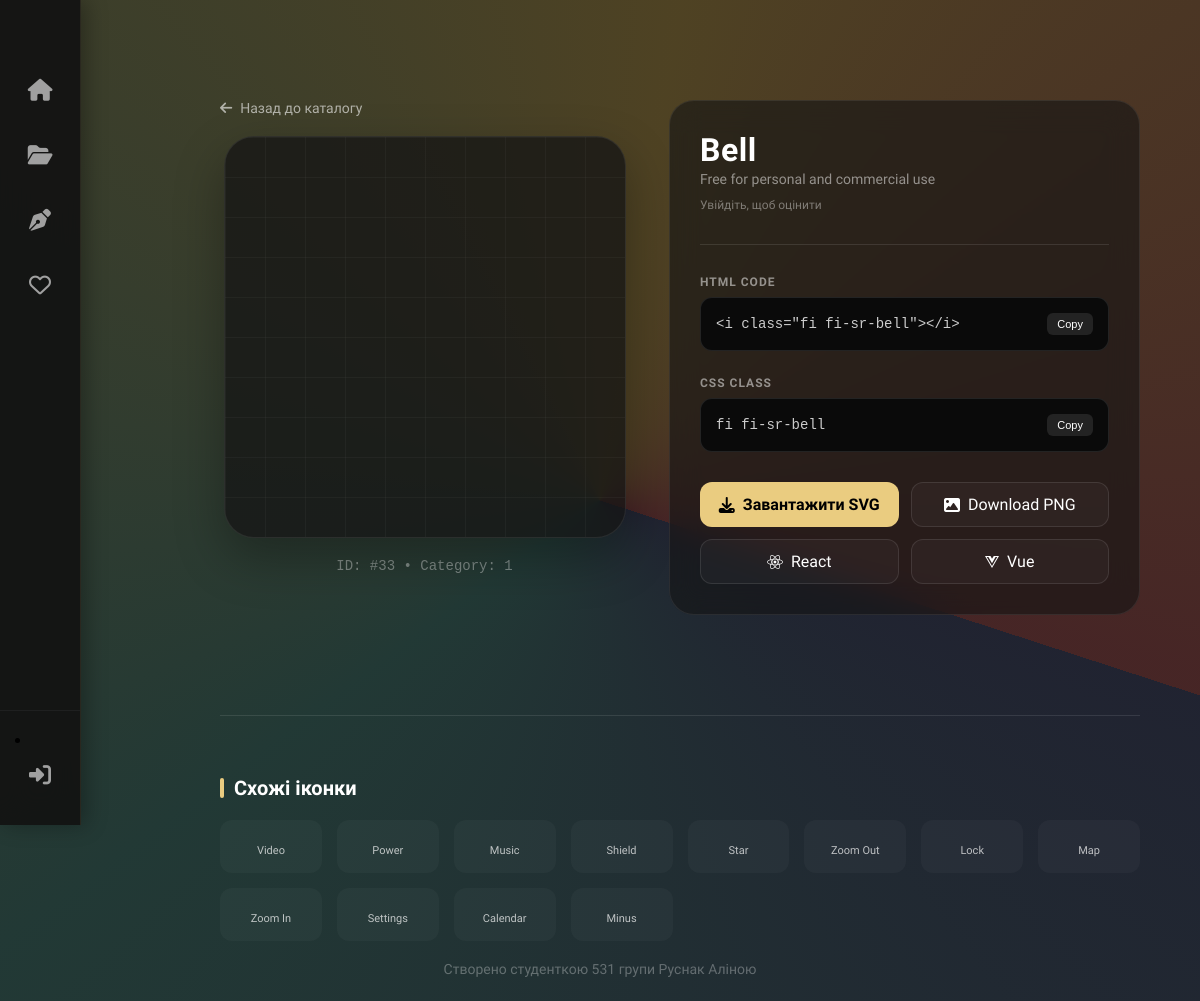
Screenshot of /php/icon.php?id=33 with the database file from the repository.
### tables this page shows
create table if not exists icon (
	id int auto_increment primary key,
    name varchar(100) not null,
	icon_class varchar(150),
	svg_path text,
    created_at TIMESTAMP DEFAULT CURRENT_TIMESTAMP, 
    
    category_id int not null,
foreign key (category_id) references category(id) on delete cascade
);

### php/icon.php (the view, shortened to what this page needs)
<?php
require_once 'db.php';
include 'header.php';
include "sidebar.php";
$iconId = intval($_GET['id']);
$stmt = $pdo->prepare("SELECT * FROM icon WHERE id = ?");
$stmt->execute([$iconId]);
$icon = $stmt->fetch();
$userRating = 0;
$relatedStmt = $pdo->prepare("SELECT * FROM icon WHERE category_id = ? AND id != ? ORDER BY RAND() LIMIT 12");
$relatedStmt->execute([$icon['category_id'], $iconId]);
$relatedIcons = $relatedStmt->fetchAll();
?>
<div class="container">
    <main class="main-content">
        <div class="icon-page">
            <div class="icon-preview-panel">
                <a href="home.php" class="back-btn-modern">
                    <i class="fa-solid fa-arrow-left"></i> Назад до каталогу
                </a>
                <div class="icon-preview-box" id="previewBox">
                </div>
                <div class="icon-preview-meta">
                    ID: #<?= $icon['id'] ?> &bull; Category: <?= $icon['category_id'] ?>
                </div>
            </div>
            <div class="icon-info-panel">
                <div class="icon-header">
                    <div>
                        <h1 class="icon-title" id="iconTitle"><?= htmlspecialchars($icon['name']) ?></h1>
                        <span style="color:rgba(255,255,255,0.5); font-size:14px;">Free for personal and commercial use</span>
                        <?php if(isset($_SESSION['user_id'])): ?>
                            <div class="rating-actions" style="margin-top: 15px; display: flex; gap: 8px; align-items: center;">
                                <button class="rate-btn like-btn <?= $userRating == 1 ? 'active' : '' ?>" data-id="<?= $iconId ?>" data-val="1">
                                    <i class="fa-solid fa-thumbs-up"></i>
                                </button>
                                <button class="rate-btn dislike-btn <?= $userRating == -1 ? 'active' : '' ?>" data-id="<?= $iconId ?>" data-val="-1">
                                    <i class="fa-solid fa-thumbs-down"></i>
                                </button>
                                <?php if($userRating != 0): ?>
                                    <button class="rate-btn remove-rating-btn" data-id="<?= $iconId ?>">
                                        <i class="fa-solid fa-xmark"></i> Забрати відгук
                                    </button>
                                <?php endif; ?>
                            </div>
                        <?php else: ?>
                            <p style="color:rgba(255,255,255,0.4); font-size:12px; margin-top:10px;">Увійдіть, щоб оцінити</p>
                        <?php endif; ?>
                    </div>
                </div>
                <div class="info-block">
                    <div class="block-title">HTML Code</div>
                    <div class="code-box">
                        <span>&lt;i class="<?= htmlspecialchars($icon['icon_class']) ?>"&gt;&lt;/i&gt;</span>
                        <button class="copy-mini-btn" onclick="copyText(this, '&lt;i class=\'<?= htmlspecialchars($icon['icon_class']) ?>\'&gt;&lt;/i&gt;')">Copy</button>
                    </div>
                </div>
                <div class="info-block">
                    <div class="block-title">CSS Class</div>
                    <div class="code-box">
                        <span><?= htmlspecialchars($icon['icon_class']) ?></span>
                        <button class="copy-mini-btn" onclick="copyText(this, '<?= htmlspecialchars($icon['icon_class']) ?>')">Copy</button>
                    </div>
                </div>
                <div class="download-grid">
                    <a href="download-svg.php?id=<?= $icon['id'] ?>" class="dl-btn primary">
                        <i class="fa-solid fa-download"></i> Завантажити SVG
                    </a>
                    <a href="#" class="dl-btn" onclick="alert('PNG download logic here')">
                        <i class="fa-solid fa-image"></i> Download PNG
                    </a>
                    <a href="#" class="dl-btn" onclick="alert('React component logic here')">
                        <i class="fa-brands fa-react"></i> React
                    </a>
                    <a href="#" class="dl-btn" onclick="alert('Vue component logic here')">
                        <i class="fa-brands fa-vuejs"></i> Vue
                    </a>
                </div>
            </div>
        </div>
        <?php if(count($relatedIcons) > 0): ?>
        <div class="related-section">
            <h3 class="related-title">Схожі іконки</h3>
            <div class="related-grid">
                <?php foreach($relatedIcons as $rel): ?>
                    <a href="icon.php?id=<?= $rel['id'] ?>" class="rel-item">
                        <span><?= htmlspecialchars($rel['name']) ?></span>
                    </a>
                <?php endforeach; ?>
            </div>
        </div>
        <?php endif; ?>
    </main>
</div>
<?php include 'footer.php'; ?>

### rows the page displays
icon: id "33", category "1", name "Bell", icon_class "fi fi-sr-bell"
icon: name "Video"
icon: name "Power"
icon: name "Music"
icon: name "Shield"
icon: name "Star"
icon: name "Zoom Out"
icon: name "Lock"
icon: name "Map"
icon: name "Zoom In"
icon: name "Settings"
icon: name "Calendar"
icon: name "Minus"
